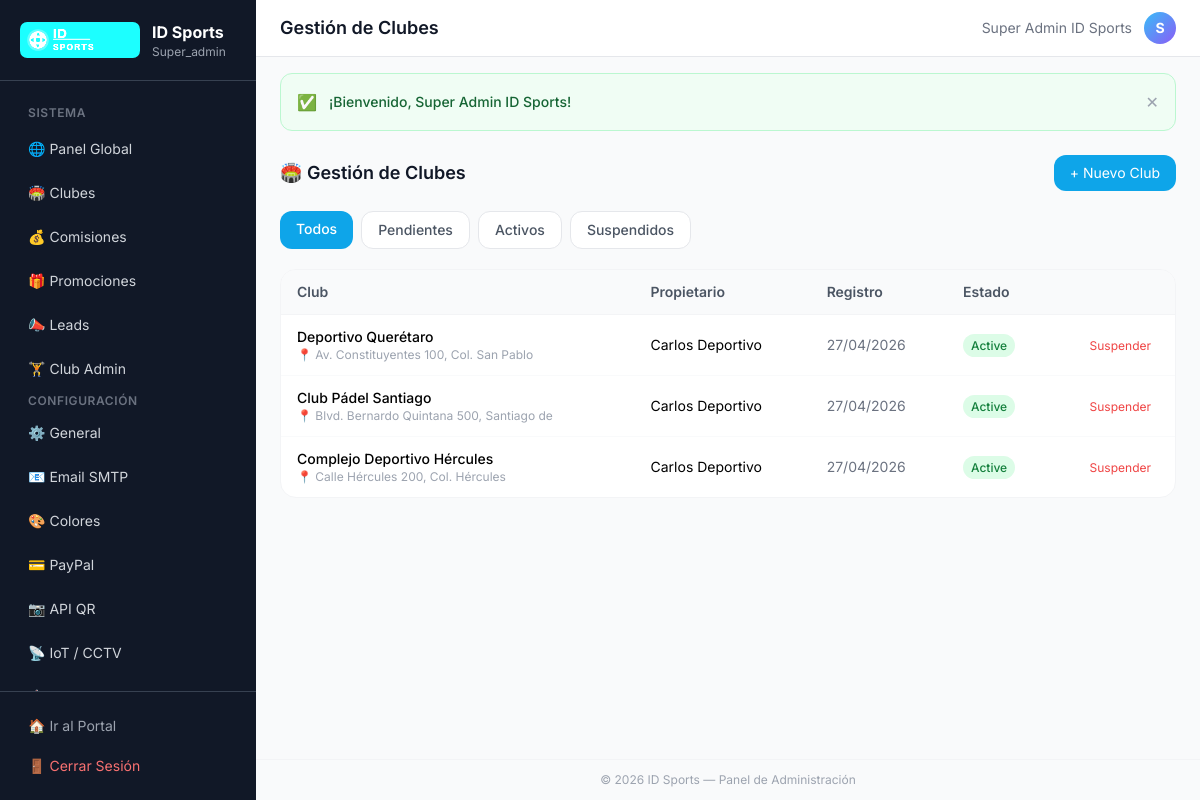
The page /superadmin/clubs (signed in) on the database its author committed.
### tables this page shows
CREATE TABLE IF NOT EXISTS `clubs` (
  `id`             INT UNSIGNED NOT NULL AUTO_INCREMENT,
  `owner_id`       INT UNSIGNED NOT NULL,
  `name`           VARCHAR(160) NOT NULL,
  `description`    TEXT         DEFAULT NULL,
  `address`        VARCHAR(255) DEFAULT NULL,
  `city`           VARCHAR(100) DEFAULT 'Querétaro',
  `state`          VARCHAR(100) DEFAULT 'Querétaro',
  `phone`          VARCHAR(20)  DEFAULT NULL,
  `email`          VARCHAR(180) DEFAULT NULL,
  `website`        VARCHAR(255) DEFAULT NULL,
  `whatsapp`       VARCHAR(20)  DEFAULT NULL,
  `logo`           VARCHAR(255) DEFAULT NULL,
  `cover_image`    VARCHAR(255) DEFAULT NULL,
  `commission_pct` DECIMAL(5,2) NOT NULL DEFAULT 10.00,
  `status`         ENUM('pending','active','suspended','rejected') NOT NULL DEFAULT 'pending',
  `created_at`     DATETIME     NOT NULL DEFAULT CURRENT_TIMESTAMP,
  `updated_at`     DATETIME     NOT NULL DEFAULT CURRENT_TIMESTAMP ON UPDATE CURRENT_TIMESTAMP,
  PRIMARY KEY (`id`),
  KEY `idx_owner` (`owner_id`),
  CONSTRAINT `fk_club_owner` FOREIGN KEY (`owner_id`) REFERENCES `users` (`id`)
);

CREATE TABLE IF NOT EXISTS `users` (
  `id`           INT UNSIGNED NOT NULL AUTO_INCREMENT,
  `name`         VARCHAR(120) NOT NULL,
  `email`        VARCHAR(180) NOT NULL,
  `password`     VARCHAR(255) NOT NULL,
  `whatsapp`     VARCHAR(20)  DEFAULT NULL,
  `birth_date`   DATE         DEFAULT NULL,
  `role`         ENUM('user','club_admin','super_admin') NOT NULL DEFAULT 'user',
  `avatar`       VARCHAR(255) DEFAULT NULL,
  `dark_mode`    TINYINT(1)   NOT NULL DEFAULT 0,
  `status`       ENUM('active','inactive','banned') NOT NULL DEFAULT 'active',
  `created_at`   DATETIME     NOT NULL DEFAULT CURRENT_TIMESTAMP,
  `updated_at`   DATETIME     NOT NULL DEFAULT CURRENT_TIMESTAMP ON UPDATE CURRENT_TIMESTAMP,
  PRIMARY KEY (`id`),
  UNIQUE KEY `uq_email` (`email`)
);

### core/Controller.php (called while the page is built, shortened)
<?php
class Controller {
    protected function view($viewPath, $data = [], $layout = 'main') {
        View::render($viewPath, $data, $layout);
    }
}

### app/controllers/SuperAdminController.php (called while the page is built, shortened)
<?php
class SuperAdminController extends Controller {
    public function clubs() {
        $clubModel = new ClubModel();
        $clubs = $clubModel->findAll('', [], 1, 100);
        $this->view('superadmin/clubs', ['title' => 'Gestión de Clubes', 'clubs' => $clubs], 'admin');
    }
}

### index.php (called while the page is built, shortened)
<?php
require_once ROOT . '/core/Model.php';
require_once ROOT . '/core/Controller.php';
$app = new App();

### core/Model.php (called while the page is built, shortened)
<?php
class Model {
    protected $pdo;
    public function __construct() {
        try {
            $dsn = "mysql:host=" . DB_HOST . ";dbname=" . DB_NAME . ";charset=" . DB_CHARSET;
            $options = [
                PDO::ATTR_ERRMODE => PDO::ERRMODE_EXCEPTION,
                PDO::ATTR_DEFAULT_FETCH_MODE => PDO::FETCH_ASSOC,
                PDO::ATTR_EMULATE_PREPARES => false,
            ];
            $this->pdo = new PDO($dsn, DB_USER, DB_PASS, $options);
        } catch (PDOException $e) {
            error_log('DB connection failed: ' . $e->getMessage());
            die(json_encode(['error' => 'Database connection failed. Please try again later.']));
        }
    }
    protected function query($sql, $params = []) {
        $stmt = $this->pdo->prepare($sql);
        $stmt->execute($params);
        return $stmt;
    }
    protected function findAll($sql, $params = []) {
        return $this->query($sql, $params)->fetchAll();
    }
}

### app/models/ClubModel.php (called while the page is built, shortened)
<?php
class ClubModel extends Model {
    public function findAll($where = '', $params = [], $page = 1, $perPage = 20) {
        $perPage = max(1, (int)$perPage);
        $offset  = max(0, ((int)$page - 1) * $perPage);
        $sql = "SELECT c.*, u.name as owner_name FROM clubs c LEFT JOIN users u ON c.owner_id = u.id";
        $sql .= " ORDER BY c.created_at DESC LIMIT $perPage OFFSET $offset";
        return parent::findAll($sql, $params);
    }
}

### app/views/superadmin/clubs.php (the view, shortened to what this page needs)
<div class="space-y-5">
    <div class="flex items-center justify-between">
        <h2 class="text-lg font-semibold text-gray-900">🏟️ Gestión de Clubes</h2>
        <button onclick="document.getElementById('addClubModal').classList.remove('hidden')"
            class="bg-sky-500 text-white text-sm px-4 py-2 rounded-xl hover:bg-sky-600 transition-all">+ Nuevo Club</button>
    </div>
    <div class="flex gap-2">
        <?php foreach (['all' => 'Todos', 'pending' => 'Pendientes', 'active' => 'Activos', 'suspended' => 'Suspendidos'] as $val => $label): ?>
        <a href="?status=<?= $val ?>"
            class="px-4 py-2 rounded-xl text-sm font-medium transition-all <?= ($statusFilter ?? 'all') === $val ? 'bg-sky-500 text-white' : 'bg-white border border-gray-200 text-gray-600 hover:border-sky-300' ?>">
            <?= $label ?>
        </a>
        <?php endforeach; ?>
    </div>
    <div class="bg-white rounded-2xl border border-gray-100 overflow-hidden">
        <?php if (empty($clubs)): ?>
        <div class="p-12 text-center text-gray-400">Sin clubes</div>
        <?php else: ?>
        <table class="w-full text-sm">
            <thead class="bg-gray-50 border-b border-gray-100">
                <tr>
                    <th class="text-left px-4 py-3 font-semibold text-gray-600">Club</th>
                    <th class="text-left px-4 py-3 font-semibold text-gray-600">Propietario</th>
                    <th class="text-left px-4 py-3 font-semibold text-gray-600">Registro</th>
                    <th class="text-left px-4 py-3 font-semibold text-gray-600">Estado</th>
                    <th class="px-4 py-3"></th>
                </tr>
            </thead>
            <tbody class="divide-y divide-gray-50">
                <?php foreach ($clubs as $c):
                $statusColor = $c['status'] === 'active' ? 'bg-green-100 text-green-700' : ($c['status'] === 'pending' ? 'bg-amber-100 text-amber-700' : 'bg-red-100 text-red-700');
                ?>
                <tr class="hover:bg-gray-50">
                    <td class="px-4 py-3">
                        <p class="font-medium"><?= htmlspecialchars($c['name']) ?></p>
                        <p class="text-xs text-gray-400">📍 <?= htmlspecialchars(substr($c['address'] ?? '', 0, 40)) ?></p>
                    </td>
                    <td class="px-4 py-3">
                        <p><?= htmlspecialchars($c['owner_name'] ?? '-') ?></p>
                    </td>
                    <td class="px-4 py-3 text-gray-500"><?= date('d/m/Y', strtotime($c['created_at'])) ?></td>
                    <td class="px-4 py-3">
                        <span class="px-2 py-1 rounded-full text-xs font-medium <?= $statusColor ?>">
                            <?= ucfirst($c['status']) ?>
                        </span>
                    </td>
                    <td class="px-4 py-3 text-right">
                        <?php if ($c['status'] === 'pending'): ?>
                        <form method="POST" action="<?= BASE_URL ?>superadmin/approveClub" class="inline">
                            <input type="hidden" name="id" value="<?= $c['id'] ?>">
                            <button type="submit" class="text-green-600 hover:underline text-xs mr-2">Aprobar</button>
                        </form>
                        <?php elseif ($c['status'] === 'active'): ?>
                        <form method="POST" action="<?= BASE_URL ?>superadmin/suspendClub" class="inline">
                            <button type="submit" class="text-red-500 hover:underline text-xs mr-2">Suspender</button>
                        </form>
                        <?php endif; ?>
                    </td>
                </tr>
                <?php endforeach; ?>
            </tbody>
        </table>
        <?php endif; ?>
    </div>
</div>

### app/views/layouts/admin.php (style rules this page uses)
body { font-family:'Inter',sans-serif; }

### rows shown on the page
clubs: name "Deportivo Querétaro", address "Av. Constituyentes 100, Col. San Pablo", owner.name "Carlos Deportivo", created_at "27/04/2026", status "Active"
clubs: name "Club Pádel Santiago", address "Blvd. Bernardo Quintana 500, Santiago de", owner.name "Carlos Deportivo", created_at "27/04/2026", status "Active"
clubs: name "Complejo Deportivo Hércules", address "Calle Hércules 200, Col. Hércules", owner.name "Carlos Deportivo", created_at "27/04/2026", status "Active"

### other values the page prints
$_SESSION['user_role'] "Super_admin"
$title "Gestión de Clubes"
$_SESSION['user_name'] "Super Admin ID Sports"
substr($_SESSION['user_name'] ?? 'A', 0, 1) "S"
$_SESSION['flash']['message'] "¡Bienvenido, Super Admin ID Sports!"
$label "Todos"
$label "Pendientes"
$label "Activos"
$label "Suspendidos"
APP_NAME "ID Sports"
